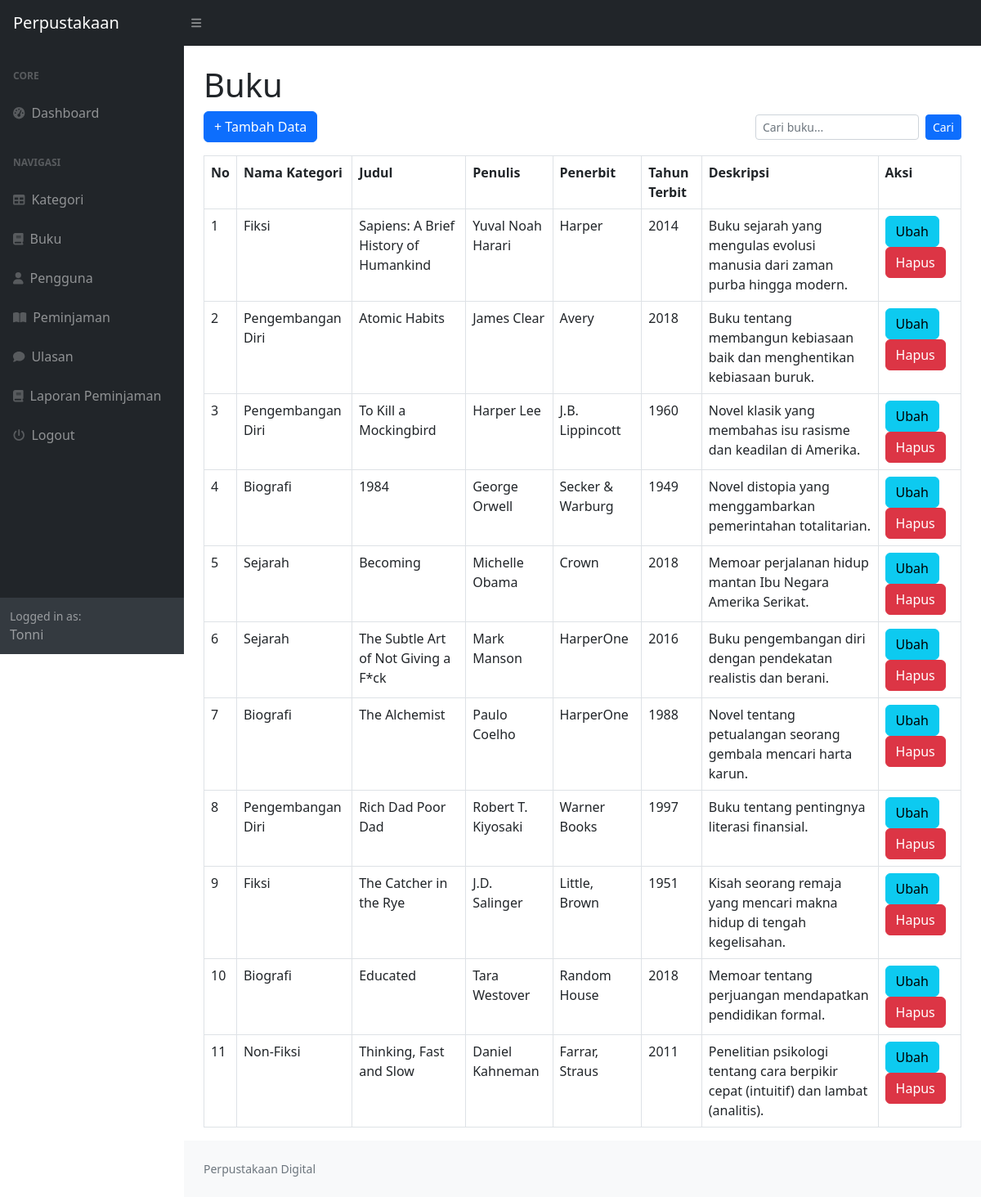
/index.php?page=buku (signed in), run on the app's committed database.
### tables this page shows
CREATE TABLE `buku` (
  `id_buku` int NOT NULL,
  `id_kategori` int DEFAULT NULL,
  `judul` varchar(255) DEFAULT NULL,
  `penulis` varchar(255) DEFAULT NULL,
  `penerbit` varchar(255) DEFAULT NULL,
  `tahun_terbit` varchar(255) DEFAULT NULL,
  `deskripsi` text
);

CREATE TABLE `kategori` (
  `id_kategori` int NOT NULL,
  `kategori` varchar(255) DEFAULT NULL
);

### buku.php (the view, shortened to what this page needs)
<h1 class="mt-4">Buku</h1>
<div class="row">
    <div class="col-md-12">
        <div class="d-flex justify-content-between align-items-center mb-3">
            <?php
                if($_SESSION["user"]["level"] == "admin"){
            ?>
            <a href="?page=buku_tambah" class="btn btn-primary">+ Tambah Data</a>
            <?php
                }
            ?>
            <form method="GET" action="" class="d-flex align-items-center">
                <input type="text" name="cari" class="form-control form-control-sm" placeholder="Cari buku..." style="width: 200px;">
                <button type="submit" class="btn btn-primary btn-sm ms-2">Cari</button>
            </form>
        </div>
        <table class="table table-bordered" id="dataTable" width="100%" cellspacing="5">
            <tr>
                <th>No</th>
                <th>Nama Kategori</th>
                <th>Judul</th>
                <th>Penulis</th>
                <th>Penerbit</th>
                <th>Tahun Terbit</th>
                <th>Deskripsi</th>
                <?php
                    if($_SESSION["user"]["level"] == "admin"){
                ?>
                <th>Aksi</th>
                <?php
                    }
                ?>
            </tr>
            <?php
            $i = 1;
            $sql = "SELECT * FROM buku LEFT JOIN kategori ON buku.id_kategori = kategori.id_kategori";
            $query = mysqli_query($koneksi, $sql);
            while ($data = mysqli_fetch_array($query)) {
            ?>
                <tr>
                    <td><?php echo $i++ ?></td>
                    <td><?php echo $data['kategori']; ?></td>
                    <td><?php echo $data['judul']; ?></td>
                    <td><?php echo $data['penulis']; ?></td>
                    <td><?php echo $data['penerbit']; ?></td>
                    <td><?php echo $data['tahun_terbit']; ?></td>
                    <td><?php echo $data['deskripsi']; ?></td>
                    <?php
                        if($_SESSION["user"]["level"] == "admin"){
                    ?>
                    <td>
                        <a href="?page=buku_ubah&&id=<?php echo $data['id_buku']; ?>" class="btn btn-info">Ubah</a>
                        <a onclick="return confirm('Apakah Anda Akan menghapus data ini')" href="?page=buku_hapus&&id=<?php echo $data['id_buku']; ?>" class="btn btn-danger">Hapus</a>
                    </td>
                    <?php
                        }
                    ?>
                </tr>
            <?php
            }
            ?>
        </table>
    </div>
</div>

### data on the page
buku: id_kategori.kategori "Fiksi", judul "Sapiens: A Brief History of Humankind", penulis "Yuval Noah Harari", penerbit "Harper", tahun_terbit "2014", deskripsi "Buku sejarah yang mengulas evolusi manusia dari zaman purba hingga modern."
buku: id_kategori.kategori "Pengembangan Diri", judul "Atomic Habits", penulis "James Clear", penerbit "Avery", tahun_terbit "2018", deskripsi "Buku tentang membangun kebiasaan baik dan menghentikan kebiasaan buruk."
buku: id_kategori.kategori "Pengembangan Diri", judul "To Kill a Mockingbird", penulis "Harper Lee", penerbit "J.B. Lippincott", tahun_terbit "1960", deskripsi "Novel klasik yang membahas isu rasisme dan keadilan di Amerika."
buku: id_kategori.kategori "Biografi", judul "1984", penulis "George Orwell", penerbit "Secker & Warburg", tahun_terbit "1949", deskripsi "Novel distopia yang menggambarkan pemerintahan totalitarian."
buku: id_kategori.kategori "Sejarah", judul "Becoming", penulis "Michelle Obama", penerbit "Crown", tahun_terbit "2018", deskripsi "Memoar perjalanan hidup mantan Ibu Negara Amerika Serikat."
buku: id_kategori.kategori "Sejarah", judul "The Subtle Art of Not Giving a F*ck", penulis "Mark Manson", penerbit "HarperOne", tahun_terbit "2016", deskripsi "Buku pengembangan diri dengan pendekatan realistis dan berani."
buku: id_kategori.kategori "Biografi", judul "The Alchemist", penulis "Paulo Coelho", penerbit "HarperOne", tahun_terbit "1988", deskripsi "Novel tentang petualangan seorang gembala mencari harta karun."
buku: id_kategori.kategori "Pengembangan Diri", judul "Rich Dad Poor Dad", penulis "Robert T. Kiyosaki", penerbit "Warner Books", tahun_terbit "1997", deskripsi "Buku tentang pentingnya literasi finansial."
buku: id_kategori.kategori "Fiksi", judul "The Catcher in the Rye", penulis "J.D. Salinger", penerbit "Little, Brown", tahun_terbit "1951", deskripsi "Kisah seorang remaja yang mencari makna hidup di tengah kegelisahan."
buku: id_kategori.kategori "Biografi", judul "Educated", penulis "Tara Westover", penerbit "Random House", tahun_terbit "2018", deskripsi "Memoar tentang perjuangan mendapatkan pendidikan formal."
buku: id_kategori.kategori "Non-Fiksi", judul "Thinking, Fast and Slow", penulis "Daniel Kahneman", penerbit "Farrar, Straus", tahun_terbit "2011", deskripsi "Penelitian psikologi tentang cara berpikir cepat (intuitif) dan lambat (analitis)."

### other printed values
$_SESSION['user']['nama'] "Tonni"
